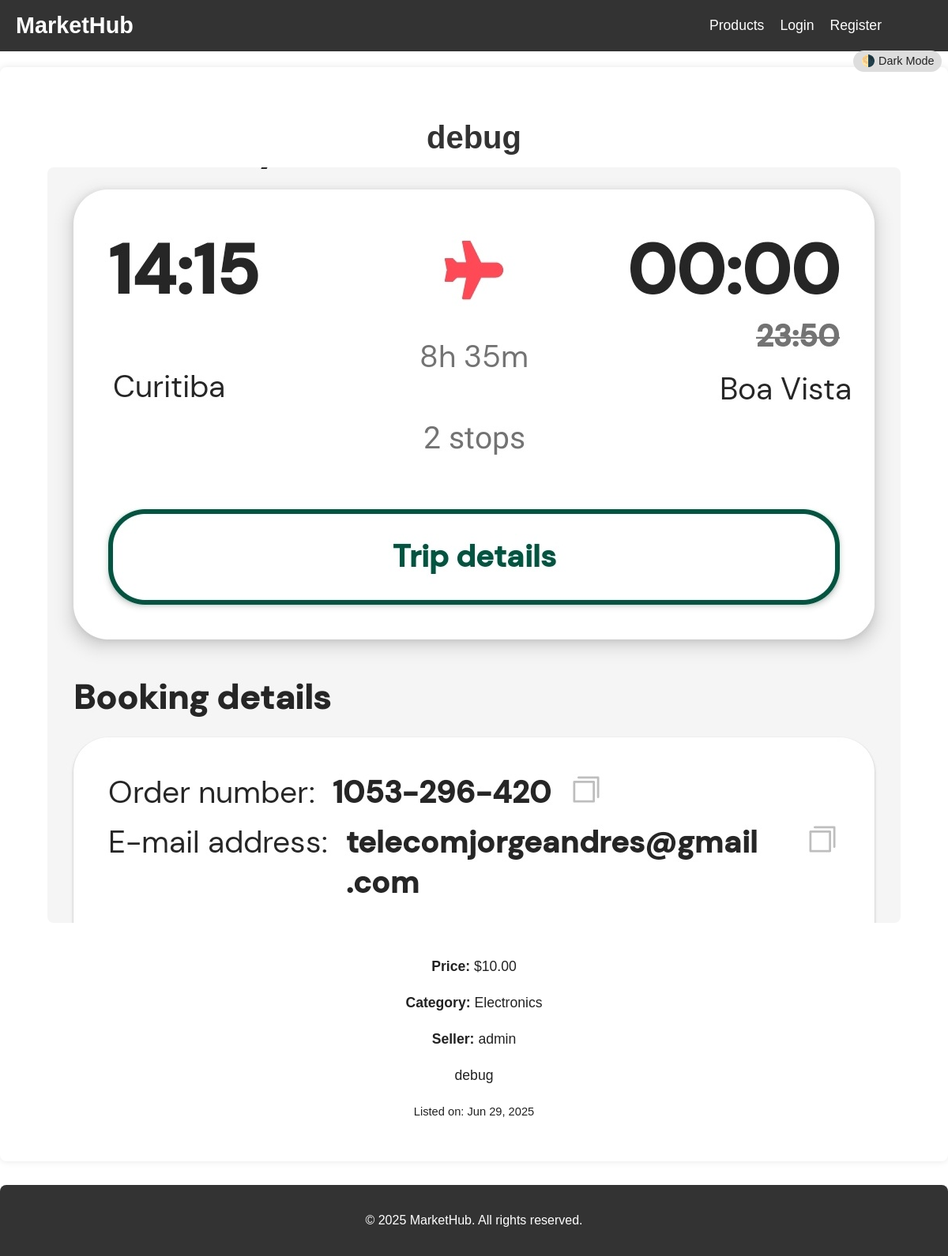
Page /products/7/ on the earlier database version.
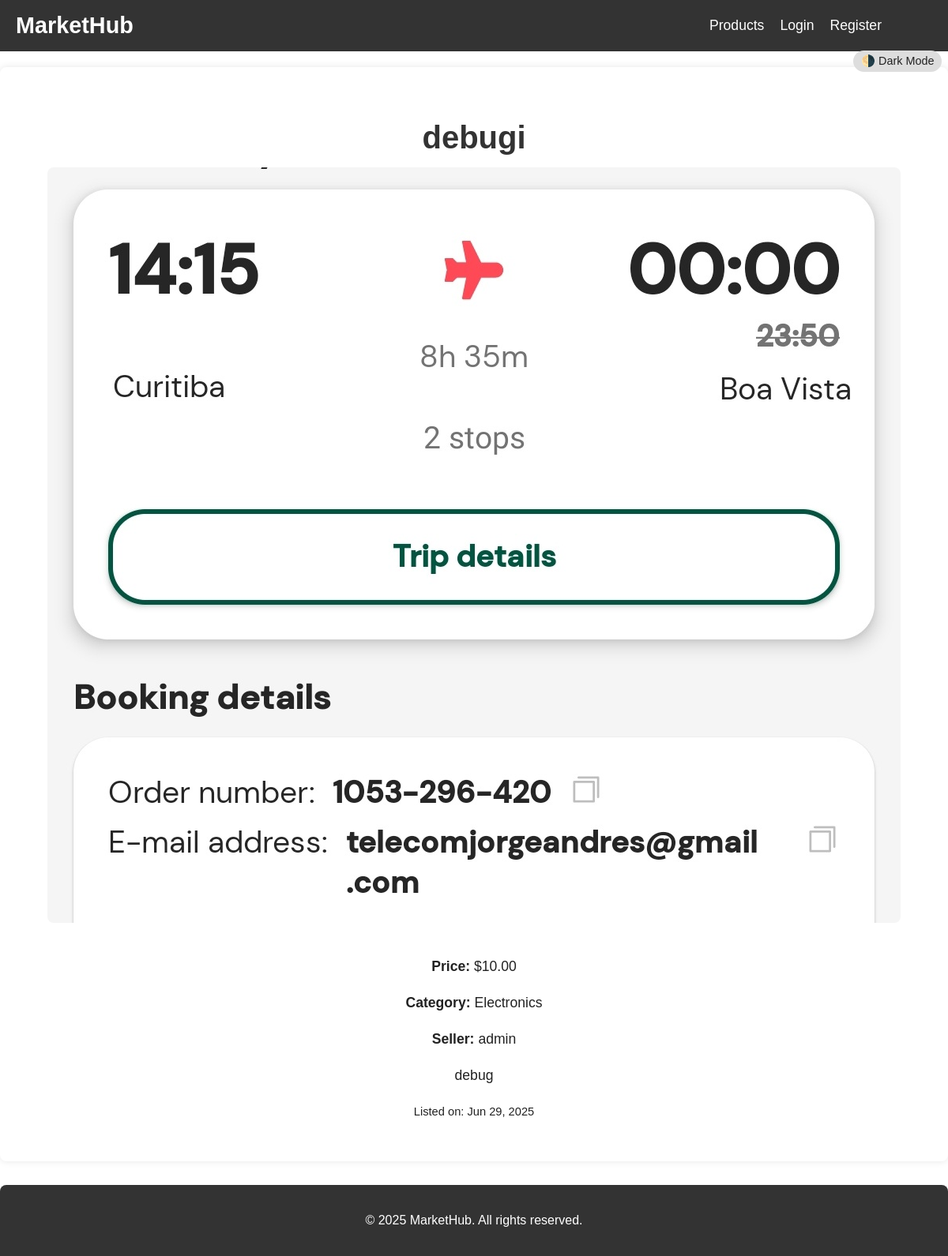
Same page on the later database version.
### products/models.py (models this page shows, shortened)
class Product(models.Model):
    name = models.CharField(max_length=200)
    description = models.TextField()
    price = models.DecimalField(max_digits=10, decimal_places=2)
    category = models.ForeignKey(Category, on_delete=models.SET_NULL, null=True, related_name='products')
    seller = models.ForeignKey(User, on_delete=models.CASCADE, related_name='products')
    image = models.ImageField(upload_to='product_images/', blank=True, null=True)
    created_at = models.DateTimeField(auto_now_add=True)
    updated_at = models.DateTimeField(auto_now=True)
    is_active = models.BooleanField(default=True) # Will be useful later
    class Meta:
        ordering = ['-created_at']

class Category(models.Model):
    name = models.CharField(max_length=100, unique=True)
    description = models.TextField(blank=True)

### products/views.py (the view)
# urls.py: path('<int:pk>/', views.product_detail, name='product_detail'),
def product_detail(request, pk):
    product = get_object_or_404(Product, pk=pk, is_active=True)
    context = {'product': product}
    return render(request, 'products/product_detail.html', context)

### templates/products/product_detail.html (shortened to what this page needs)
{% extends 'base.html' %}
{% block content %}
    <div class="product-detail">
        <h1>{{ product.name }}</h1>
        {% if product.image %}
            <img src="{{ product.image.url }}" alt="{{ product.name }}" class="detail-image">
        {% else %}
            <img src="https://placehold.co/600x400/cccccc/333333?text=No+Image" alt="No image available" class="detail-image">
        {% endif %}
        <p><strong>Price:</strong> ${{ product.price }}</p>
        <p><strong>Category:</strong> {{ product.category.name }}</p>
        <p><strong>Seller:</strong> {{ product.seller.username }}</p>
        <p>{{ product.description }}</p>
        <p><small>Listed on: {{ product.created_at|date:"M d, Y" }}</small></p>
    </div>
{% endblock %}

Differences in the rows shown:
changed Product "debug": name "debug" → "debugi"
